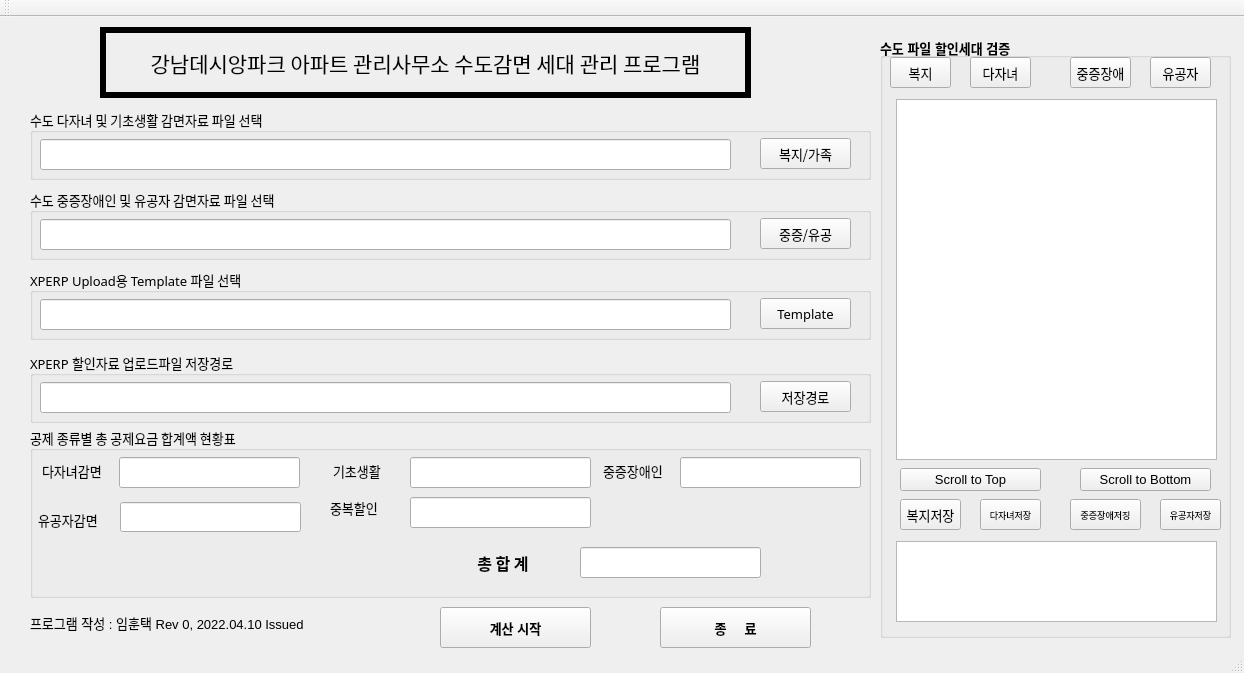
<?xml version="1.0" encoding="UTF-8"?>
<ui version="4.0">
 <class>MainWindow</class>
 <widget class="QMainWindow" name="MainWindow">
  <property name="geometry">
   <rect>
    <x>0</x>
    <y>0</y>
    <width>1244</width>
    <height>673</height>
   </rect>
  </property>
  <property name="font">
   <font>
    <pointsize>10</pointsize>
    <weight>50</weight>
    <bold>false</bold>
   </font>
  </property>
  <property name="windowTitle">
   <string>MainWindow</string>
  </property>
  <property name="autoFillBackground">
   <bool>true</bool>
  </property>
  <widget class="QWidget" name="centralwidget">
   <widget class="QLabel" name="label">
    <property name="geometry">
     <rect>
      <x>100</x>
      <y>10</y>
      <width>651</width>
      <height>71</height>
     </rect>
    </property>
    <property name="font">
     <font>
      <family>HY헤드라인M</family>
      <pointsize>16</pointsize>
     </font>
    </property>
    <property name="autoFillBackground">
     <bool>true</bool>
    </property>
    <property name="frameShape">
     <enum>QFrame::Panel</enum>
    </property>
    <property name="frameShadow">
     <enum>QFrame::Plain</enum>
    </property>
    <property name="lineWidth">
     <number>6</number>
    </property>
    <property name="midLineWidth">
     <number>0</number>
    </property>
    <property name="text">
     <string>강남데시앙파크 아파트 관리사무소 수도감면 세대 관리 프로그램</string>
    </property>
    <property name="alignment">
     <set>Qt::AlignCenter</set>
    </property>
   </widget>
   <widget class="QGroupBox" name="groupBox">
    <property name="geometry">
     <rect>
      <x>30</x>
      <y>92</y>
      <width>841</width>
      <height>71</height>
     </rect>
    </property>
    <property name="font">
     <font>
      <family>맑은 고딕</family>
      <pointsize>10</pointsize>
      <weight>50</weight>
      <bold>false</bold>
     </font>
    </property>
    <property name="title">
     <string>수도 다자녀 및 기초생활 감면자료 파일 선택</string>
    </property>
    <widget class="QLineEdit" name="lineEdit">
     <property name="geometry">
      <rect>
       <x>10</x>
       <y>30</y>
       <width>691</width>
       <height>31</height>
      </rect>
     </property>
    </widget>
    <widget class="QPushButton" name="pushButton">
     <property name="geometry">
      <rect>
       <x>730</x>
       <y>29</y>
       <width>91</width>
       <height>31</height>
      </rect>
     </property>
     <property name="text">
      <string>복지/가족</string>
     </property>
    </widget>
   </widget>
   <widget class="QGroupBox" name="groupBox_2">
    <property name="geometry">
     <rect>
      <x>30</x>
      <y>172</y>
      <width>841</width>
      <height>71</height>
     </rect>
    </property>
    <property name="font">
     <font>
      <family>맑은 고딕</family>
      <pointsize>10</pointsize>
      <weight>50</weight>
      <bold>false</bold>
     </font>
    </property>
    <property name="title">
     <string>수도 중증장애인 및 유공자 감면자료 파일 선택</string>
    </property>
    <widget class="QLineEdit" name="lineEdit_2">
     <property name="geometry">
      <rect>
       <x>10</x>
       <y>30</y>
       <width>691</width>
       <height>31</height>
      </rect>
     </property>
    </widget>
    <widget class="QPushButton" name="pushButton_2">
     <property name="geometry">
      <rect>
       <x>730</x>
       <y>29</y>
       <width>91</width>
       <height>31</height>
      </rect>
     </property>
     <property name="text">
      <string>중증/유공</string>
     </property>
    </widget>
   </widget>
   <widget class="QGroupBox" name="groupBox_4">
    <property name="geometry">
     <rect>
      <x>30</x>
      <y>252</y>
      <width>841</width>
      <height>71</height>
     </rect>
    </property>
    <property name="font">
     <font>
      <family>맑은 고딕</family>
      <pointsize>10</pointsize>
      <weight>50</weight>
      <bold>false</bold>
     </font>
    </property>
    <property name="title">
     <string>XPERP Upload용 Template 파일 선택</string>
    </property>
    <widget class="QLineEdit" name="lineEdit_3">
     <property name="geometry">
      <rect>
       <x>10</x>
       <y>30</y>
       <width>691</width>
       <height>31</height>
      </rect>
     </property>
    </widget>
    <widget class="QPushButton" name="pushButton_4">
     <property name="geometry">
      <rect>
       <x>730</x>
       <y>29</y>
       <width>91</width>
       <height>31</height>
      </rect>
     </property>
     <property name="text">
      <string>Template</string>
     </property>
    </widget>
   </widget>
   <widget class="QGroupBox" name="groupBox_3">
    <property name="geometry">
     <rect>
      <x>30</x>
      <y>335</y>
      <width>841</width>
      <height>71</height>
     </rect>
    </property>
    <property name="font">
     <font>
      <family>맑은 고딕</family>
      <pointsize>10</pointsize>
      <weight>50</weight>
      <bold>false</bold>
     </font>
    </property>
    <property name="title">
     <string>XPERP 할인자료 업로드파일 저장경로</string>
    </property>
    <widget class="QLineEdit" name="lineEdit_4">
     <property name="geometry">
      <rect>
       <x>10</x>
       <y>30</y>
       <width>691</width>
       <height>31</height>
      </rect>
     </property>
    </widget>
    <widget class="QPushButton" name="pushButton_3">
     <property name="geometry">
      <rect>
       <x>730</x>
       <y>29</y>
       <width>91</width>
       <height>31</height>
      </rect>
     </property>
     <property name="text">
      <string>저장경로</string>
     </property>
    </widget>
   </widget>
   <widget class="QGroupBox" name="groupBox_5">
    <property name="geometry">
     <rect>
      <x>30</x>
      <y>410</y>
      <width>841</width>
      <height>171</height>
     </rect>
    </property>
    <property name="font">
     <font>
      <family>맑은 고딕</family>
      <pointsize>10</pointsize>
      <weight>50</weight>
      <bold>false</bold>
     </font>
    </property>
    <property name="title">
     <string>공제 종류별 총 공제요금 합계액 현황표</string>
    </property>
    <widget class="QLineEdit" name="lineEdit_5">
     <property name="geometry">
      <rect>
       <x>89</x>
       <y>30</y>
       <width>181</width>
       <height>31</height>
      </rect>
     </property>
    </widget>
    <widget class="QLabel" name="label_2">
     <property name="geometry">
      <rect>
       <x>12</x>
       <y>33</y>
       <width>71</width>
       <height>21</height>
      </rect>
     </property>
     <property name="text">
      <string>다자녀감면</string>
     </property>
    </widget>
    <widget class="QLabel" name="label_3">
     <property name="geometry">
      <rect>
       <x>303</x>
       <y>33</y>
       <width>71</width>
       <height>21</height>
      </rect>
     </property>
     <property name="text">
      <string>기초생활</string>
     </property>
    </widget>
    <widget class="QLineEdit" name="lineEdit_6">
     <property name="geometry">
      <rect>
       <x>380</x>
       <y>30</y>
       <width>181</width>
       <height>31</height>
      </rect>
     </property>
    </widget>
    <widget class="QLabel" name="label_4">
     <property name="geometry">
      <rect>
       <x>573</x>
       <y>33</y>
       <width>71</width>
       <height>21</height>
      </rect>
     </property>
     <property name="text">
      <string>중증장애인</string>
     </property>
    </widget>
    <widget class="QLineEdit" name="lineEdit_7">
     <property name="geometry">
      <rect>
       <x>650</x>
       <y>30</y>
       <width>181</width>
       <height>31</height>
      </rect>
     </property>
    </widget>
    <widget class="QLineEdit" name="lineEdit_8">
     <property name="geometry">
      <rect>
       <x>90</x>
       <y>75</y>
       <width>181</width>
       <height>30</height>
      </rect>
     </property>
    </widget>
    <widget class="QLabel" name="label_6">
     <property name="geometry">
      <rect>
       <x>8</x>
       <y>83</y>
       <width>71</width>
       <height>20</height>
      </rect>
     </property>
     <property name="font">
      <font>
       <pointsize>10</pointsize>
      </font>
     </property>
     <property name="text">
      <string>유공자감면</string>
     </property>
    </widget>
    <widget class="QLabel" name="label_8">
     <property name="geometry">
      <rect>
       <x>428</x>
       <y>120</y>
       <width>90</width>
       <height>31</height>
      </rect>
     </property>
     <property name="font">
      <font>
       <pointsize>12</pointsize>
       <weight>75</weight>
       <bold>true</bold>
      </font>
     </property>
     <property name="text">
      <string>총 합 계</string>
     </property>
     <property name="alignment">
      <set>Qt::AlignCenter</set>
     </property>
    </widget>
    <widget class="QLabel" name="label_9">
     <property name="geometry">
      <rect>
       <x>300</x>
       <y>70</y>
       <width>71</width>
       <height>21</height>
      </rect>
     </property>
     <property name="text">
      <string>중복할인</string>
     </property>
    </widget>
    <widget class="QLineEdit" name="lineEdit_10">
     <property name="geometry">
      <rect>
       <x>380</x>
       <y>70</y>
       <width>181</width>
       <height>31</height>
      </rect>
     </property>
    </widget>
    <widget class="QLineEdit" name="lineEdit_11">
     <property name="geometry">
      <rect>
       <x>550</x>
       <y>120</y>
       <width>181</width>
       <height>31</height>
      </rect>
     </property>
    </widget>
   </widget>
   <widget class="QLabel" name="label_5">
    <property name="geometry">
     <rect>
      <x>30</x>
      <y>590</y>
      <width>311</width>
      <height>31</height>
     </rect>
    </property>
    <property name="font">
     <font>
      <pointsize>10</pointsize>
     </font>
    </property>
    <property name="text">
     <string>프로그램 작성 : 임훈택 Rev 0, 2022.04.10 Issued</string>
    </property>
   </widget>
   <widget class="QPushButton" name="pushButton_5">
    <property name="geometry">
     <rect>
      <x>440</x>
      <y>590</y>
      <width>151</width>
      <height>41</height>
     </rect>
    </property>
    <property name="font">
     <font>
      <weight>75</weight>
      <bold>true</bold>
     </font>
    </property>
    <property name="text">
     <string>계산 시작</string>
    </property>
   </widget>
   <widget class="QPushButton" name="pushButton_6">
    <property name="geometry">
     <rect>
      <x>660</x>
      <y>590</y>
      <width>151</width>
      <height>41</height>
     </rect>
    </property>
    <property name="font">
     <font>
      <weight>75</weight>
      <bold>true</bold>
     </font>
    </property>
    <property name="text">
     <string>종     료</string>
    </property>
   </widget>
   <widget class="QGroupBox" name="groupBox_6">
    <property name="geometry">
     <rect>
      <x>880</x>
      <y>20</y>
      <width>351</width>
      <height>601</height>
     </rect>
    </property>
    <property name="font">
     <font>
      <pointsize>10</pointsize>
      <weight>75</weight>
      <bold>true</bold>
     </font>
    </property>
    <property name="autoFillBackground">
     <bool>true</bool>
    </property>
    <property name="title">
     <string>수도 파일 할인세대 검증</string>
    </property>
    <widget class="QTextEdit" name="textEdit">
     <property name="geometry">
      <rect>
       <x>16</x>
       <y>504</y>
       <width>321</width>
       <height>81</height>
      </rect>
     </property>
     <property name="font">
      <font>
       <pointsize>8</pointsize>
      </font>
     </property>
    </widget>
    <widget class="QTableWidget" name="tableWidget">
     <property name="geometry">
      <rect>
       <x>16</x>
       <y>62</y>
       <width>321</width>
       <height>361</height>
      </rect>
     </property>
     <property name="baseSize">
      <size>
       <width>0</width>
       <height>20</height>
      </size>
     </property>
     <property name="font">
      <font>
       <pointsize>8</pointsize>
      </font>
     </property>
    </widget>
    <widget class="QPushButton" name="pushButton_9">
     <property name="geometry">
      <rect>
       <x>20</x>
       <y>431</y>
       <width>141</width>
       <height>23</height>
      </rect>
     </property>
     <property name="font">
      <font>
       <weight>50</weight>
       <bold>false</bold>
      </font>
     </property>
     <property name="text">
      <string>Scroll to Top</string>
     </property>
    </widget>
    <widget class="QPushButton" name="pushButton_10">
     <property name="geometry">
      <rect>
       <x>200</x>
       <y>431</y>
       <width>131</width>
       <height>23</height>
      </rect>
     </property>
     <property name="font">
      <font>
       <weight>50</weight>
       <bold>false</bold>
      </font>
     </property>
     <property name="text">
      <string>Scroll to Bottom</string>
     </property>
    </widget>
    <widget class="QPushButton" name="pushButton_7">
     <property name="geometry">
      <rect>
       <x>10</x>
       <y>20</y>
       <width>61</width>
       <height>31</height>
      </rect>
     </property>
     <property name="font">
      <font>
       <pointsize>10</pointsize>
       <weight>50</weight>
       <bold>false</bold>
      </font>
     </property>
     <property name="text">
      <string>복지</string>
     </property>
    </widget>
    <widget class="QPushButton" name="pushButton_8">
     <property name="geometry">
      <rect>
       <x>190</x>
       <y>20</y>
       <width>61</width>
       <height>31</height>
      </rect>
     </property>
     <property name="font">
      <font>
       <pointsize>10</pointsize>
       <weight>50</weight>
       <bold>false</bold>
      </font>
     </property>
     <property name="text">
      <string>중증장애</string>
     </property>
    </widget>
    <widget class="QPushButton" name="pushButton_11">
     <property name="geometry">
      <rect>
       <x>90</x>
       <y>20</y>
       <width>61</width>
       <height>31</height>
      </rect>
     </property>
     <property name="font">
      <font>
       <pointsize>10</pointsize>
       <weight>50</weight>
       <bold>false</bold>
      </font>
     </property>
     <property name="text">
      <string>다자녀</string>
     </property>
    </widget>
    <widget class="QPushButton" name="pushButton_12">
     <property name="geometry">
      <rect>
       <x>270</x>
       <y>20</y>
       <width>61</width>
       <height>31</height>
      </rect>
     </property>
     <property name="font">
      <font>
       <pointsize>10</pointsize>
       <weight>50</weight>
       <bold>false</bold>
      </font>
     </property>
     <property name="text">
      <string>유공자</string>
     </property>
    </widget>
    <widget class="QPushButton" name="pushButton_13">
     <property name="geometry">
      <rect>
       <x>100</x>
       <y>462</y>
       <width>61</width>
       <height>31</height>
      </rect>
     </property>
     <property name="font">
      <font>
       <pointsize>7</pointsize>
       <weight>50</weight>
       <bold>false</bold>
      </font>
     </property>
     <property name="text">
      <string>다자녀저장</string>
     </property>
    </widget>
    <widget class="QPushButton" name="pushButton_14">
     <property name="geometry">
      <rect>
       <x>280</x>
       <y>462</y>
       <width>61</width>
       <height>31</height>
      </rect>
     </property>
     <property name="font">
      <font>
       <pointsize>7</pointsize>
       <weight>50</weight>
       <bold>false</bold>
      </font>
     </property>
     <property name="text">
      <string>유공자저장</string>
     </property>
    </widget>
    <widget class="QPushButton" name="pushButton_15">
     <property name="geometry">
      <rect>
       <x>190</x>
       <y>462</y>
       <width>71</width>
       <height>31</height>
      </rect>
     </property>
     <property name="font">
      <font>
       <pointsize>7</pointsize>
       <weight>50</weight>
       <bold>false</bold>
      </font>
     </property>
     <property name="text">
      <string>중증장애저징</string>
     </property>
    </widget>
    <widget class="QPushButton" name="pushButton_16">
     <property name="geometry">
      <rect>
       <x>20</x>
       <y>462</y>
       <width>61</width>
       <height>31</height>
      </rect>
     </property>
     <property name="font">
      <font>
       <pointsize>10</pointsize>
       <weight>50</weight>
       <bold>false</bold>
      </font>
     </property>
     <property name="text">
      <string>복지저장</string>
     </property>
    </widget>
   </widget>
  </widget>
  <widget class="QStatusBar" name="statusbar"/>
  <widget class="QToolBar" name="toolBar">
   <property name="windowTitle">
    <string>toolBar</string>
   </property>
   <attribute name="toolBarArea">
    <enum>TopToolBarArea</enum>
   </attribute>
   <attribute name="toolBarBreak">
    <bool>false</bool>
   </attribute>
  </widget>
 </widget>
 <resources/>
 <connections/>
</ui>
